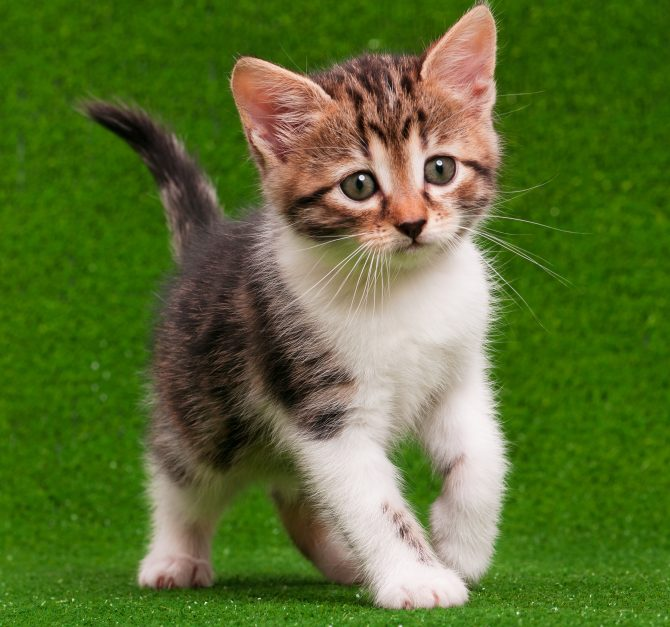
#> input picture assets/kitten01.jpg, 670 x 627 px, found by its file name
$ jupyter execute Week02.ipynb
#> lines starting #> are read from the running program, lines starting #| are printed output that depends on the picture
[cell 1]
import numpy as np
import pandas as pd
import cv2 as cv
from google.colab.patches import cv2_imshow
from skimage import io
from skimage import transform
import matplotlib.pylab as plt
img = cv.imread('./kitten01.jpg')
#> img is the input picture: shape (627, 670, 3); mean B, G, R 49.8, 111.2, 90.9
plt.imshow(img)

[cell 2]
img2 = img
img3 = cv.cvtColor(img,cv.COLOR_BGR2RGB)
plt.imshow(img3)

[cell 3]
img_gray = cv.imread('./kitten01.jpg', cv.IMREAD_GRAYSCALE)
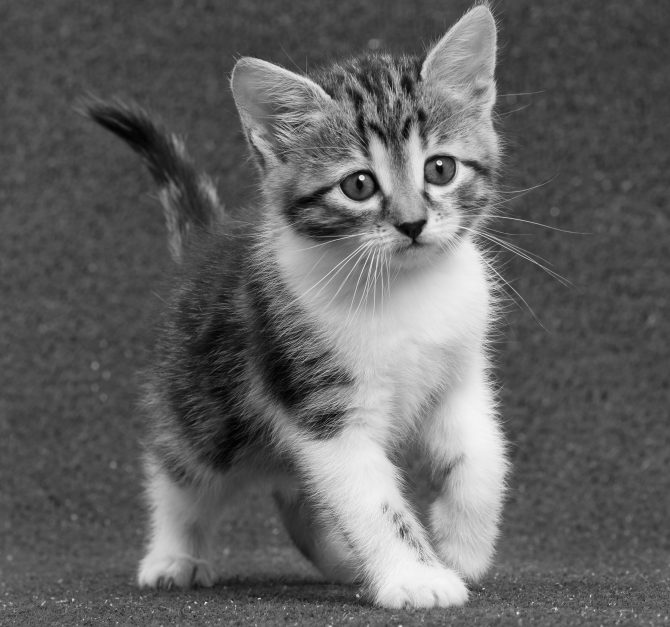
#> img_gray: shape (627, 670); min 0, max 254, mean 98.1
plt.imshow(img_gray)

[cell 4]
plt.imshow(img_gray, cmap='gray')

[cell 5]
plt.imshow(img_gray, cmap='magma')

[cell 6]
img4 = cv.resize(cv.cvtColor(img,cv.COLOR_BGR2RGB), (512,1024))
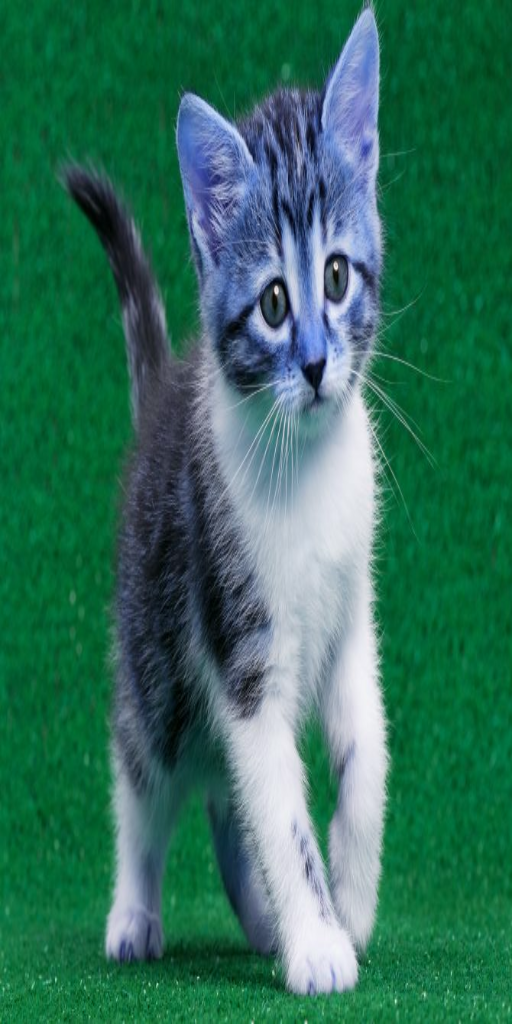
#> img4: shape (1024, 512, 3); mean B, G, R 90.8, 111, 49.7
plt.imshow(img4)

[cell 7]
img5 = cv.flip(cv.cvtColor(img,cv.COLOR_BGR2RGB),0)
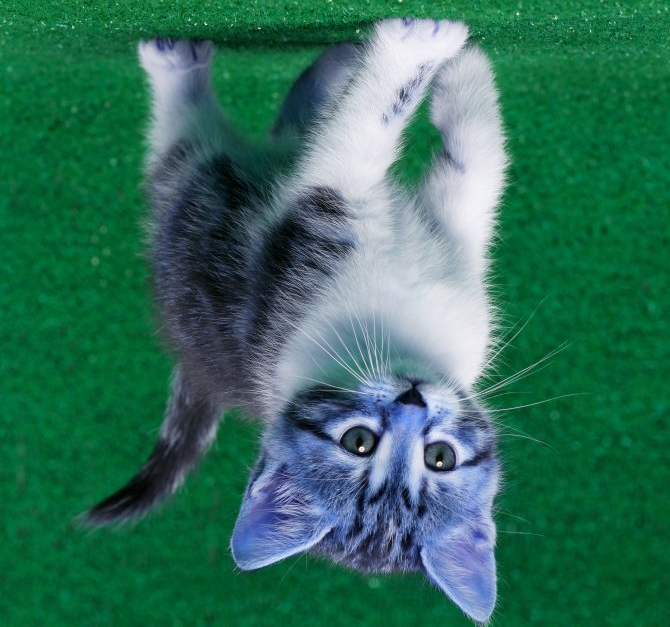
#> img5: shape (627, 670, 3); mean B, G, R 90.9, 111.2, 49.8
fig = plt.figure(figsize=(10,10))
ax = fig.add_subplot(111)
ax.imshow(img5)

[cell 8]
black_img = np.zeros(shape=(512,512,3), dtype=np.int16)
plt.imshow(black_img)
